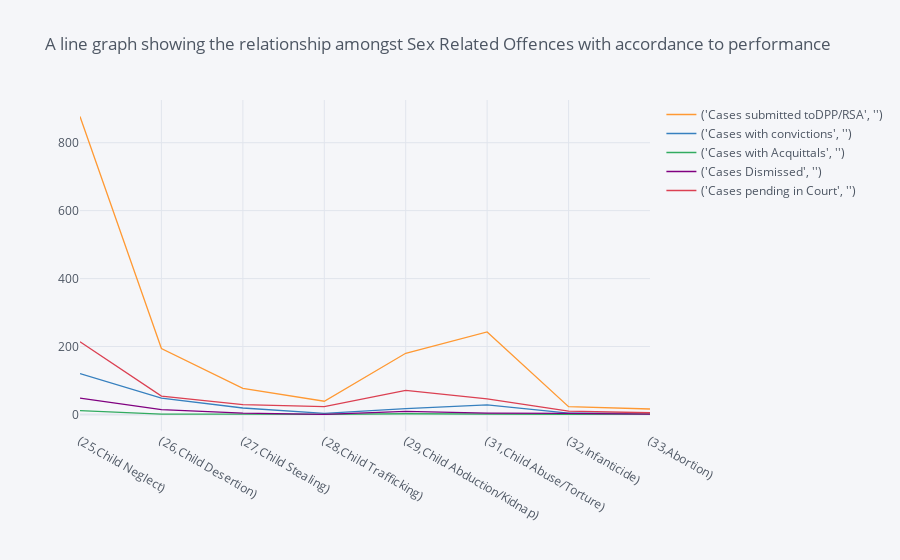

Notebook cell for this chart:
### Code cell
# Line graph for the child Related Offences with accordance to performance
related.iplot(kind='line',title='A line graph showing the relationship amongst Sex Related Offences with accordance to performance')

### Figure 1 — Plotly figure (JSON) as saved in the notebook; plotly's stock layout.template omitted (floating-point values rounded to 4 significant figures)
{"data": [{"line": {"color": "rgba(255, 153, 51, 1.0)", "dash": "solid", "shape": "linear", "width": 1.3}, "mode": "lines", "name": "('Cases submitted toDPP/RSA', '')", "text": "", "type": "scatter", "x": ["(25,Child Neglect)", "(26,Child Desertion)", "(27,Child Stealing)", "(28,Child Trafficking)", "(29,Child Abduction/Kidnap)", "(31,Child Abuse/Torture)", "(32,Infanticide)", "(33,Abortion)"], "y": [877, 194, 77, 39, 180, 243, 23, 16]}, {"line": {"color": "rgba(55, 128, 191, 1.0)", "dash": "solid", "shape": "linear", "width": 1.3}, "mode": "lines", "name": "('Cases with convictions', '')", "text": "", "type": "scatter", "x": ["(25,Child Neglect)", "(26,Child Desertion)", "(27,Child Stealing)", "(28,Child Trafficking)", "(29,Child Abduction/Kidnap)", "(31,Child Abuse/Torture)", "(32,Infanticide)", "(33,Abortion)"], "y": [120, 48, 19, 3, 17, 28, 4, 4]}, {"line": {"color": "rgba(50, 171, 96, 1.0)", "dash": "solid", "shape": "linear", "width": 1.3}, "mode": "lines", "name": "('Cases with Acquittals', '')", "text": "", "type": "scatter", "x": ["(25,Child Neglect)", "(26,Child Desertion)", "(27,Child Stealing)", "(28,Child Trafficking)", "(29,Child Abduction/Kidnap)", "(31,Child Abuse/Torture)", "(32,Infanticide)", "(33,Abortion)"], "y": [11, 1, 1, 0, 2, 0, 0, 1]}, {"line": {"color": "rgba(128, 0, 128, 1.0)", "dash": "solid", "shape": "linear", "width": 1.3}, "mode": "lines", "name": "('Cases Dismissed', '')", "text": "", "type": "scatter", "x": ["(25,Child Neglect)", "(26,Child Desertion)", "(27,Child Stealing)", "(28,Child Trafficking)", "(29,Child Abduction/Kidnap)", "(31,Child Abuse/Torture)", "(32,Infanticide)", "(33,Abortion)"], "y": [48, 14, 4, 0, 9, 4, 3, 1]}, {"line": {"color": "rgba(219, 64, 82, 1.0)", "dash": "solid", "shape": "linear", "width": 1.3}, "mode": "lines", "name": "('Cases pending in Court', '')", "text": "", "type": "scatter", "x": ["(25,Child Neglect)", "(26,Child Desertion)", "(27,Child Stealing)", "(28,Child Trafficking)", "(29,Child Abduction/Kidnap)", "(31,Child Abuse/Torture)", "(32,Infanticide)", "(33,Abortion)"], "y": [214, 54, 29, 23, 71, 46, 10, 5]}], "layout": {"legend": {"bgcolor": "#F5F6F9", "font": {"color": "#4D5663"}}, "paper_bgcolor": "#F5F6F9", "plot_bgcolor": "#F5F6F9", "title": {"font": {"color": "#4D5663"}, "text": "A line graph showing the relationship amongst Sex Related Offences with accordance to performance"}, "xaxis": {"gridcolor": "#E1E5ED", "showgrid": true, "tickfont": {"color": "#4D5663"}, "title": {"font": {"color": "#4D5663"}, "text": ""}, "zerolinecolor": "#E1E5ED"}, "yaxis": {"gridcolor": "#E1E5ED", "showgrid": true, "tickfont": {"color": "#4D5663"}, "title": {"font": {"color": "#4D5663"}, "text": ""}, "zerolinecolor": "#E1E5ED"}}}
